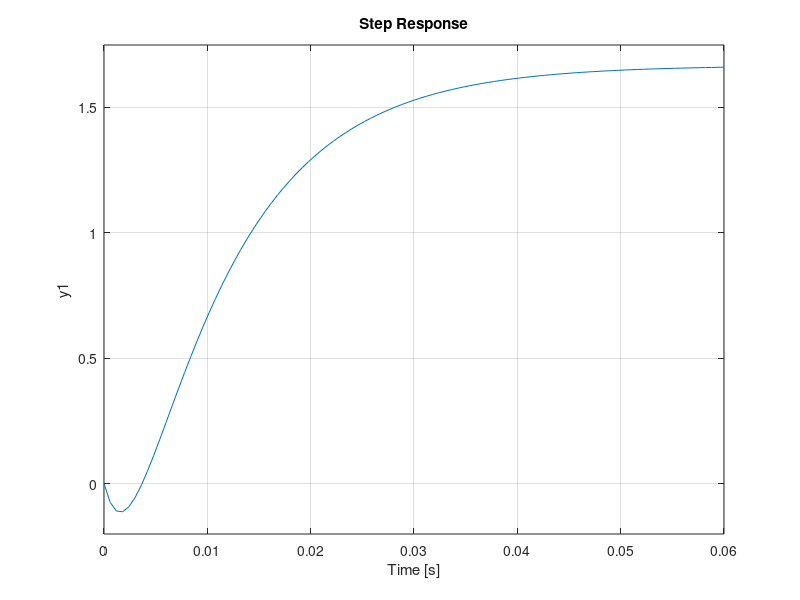
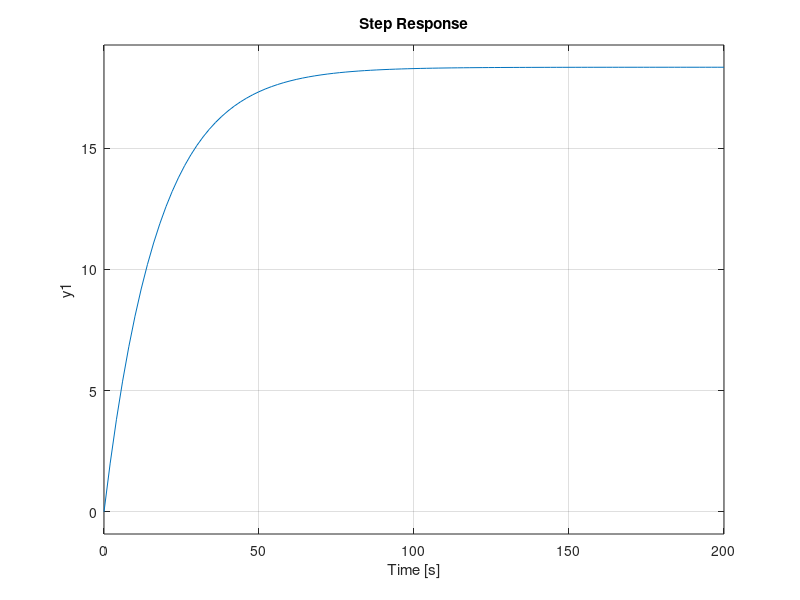
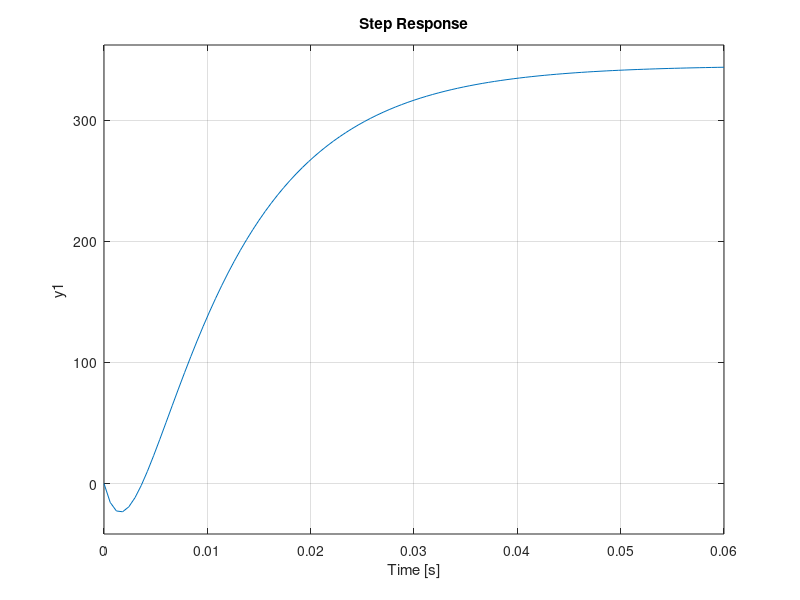

MATLAB code for these plots, in order:
clear all
clc
close all

td=0.005;  %Tiempo de retraso en segundos
A=207; % constante proporcional al valor eficaz de la tension
L=0.006;  %Inductancia del circuito  inducido H
r=0.6;   %Resistencia del inducido ohm
b=12;   % Pendiente de la dependencia entre los parametros N*m*s
Jg=32*10*exp(-4);  %Momento de inercia del motor kg*m^2
Je=210;  %Momento de inercia de la turbina kg*m^2
m=15;    %Relacion de transmision wg/we
f=1.2*10*exp(-3);  %Coeficiente de friccion viscoso N*m*S
k=1;


Jt=Jg+Je/m;

ft=f+b/(m*m);

%Funciones de tranferencias
num=-A*[1 -2/td];
den=[L r];
den2=[1 2/td];
G=tf(num,den);
G1=G*tf(1,den2);
G2=tf(k,[Jt ft]);
G1la=tf([-166.667 166.667*400],[1 500 400*100]);
G2la=tf(1,[0.94 0.0545]);

figure
step(G1la);
figure
step(G2la);
figure
step(G1);